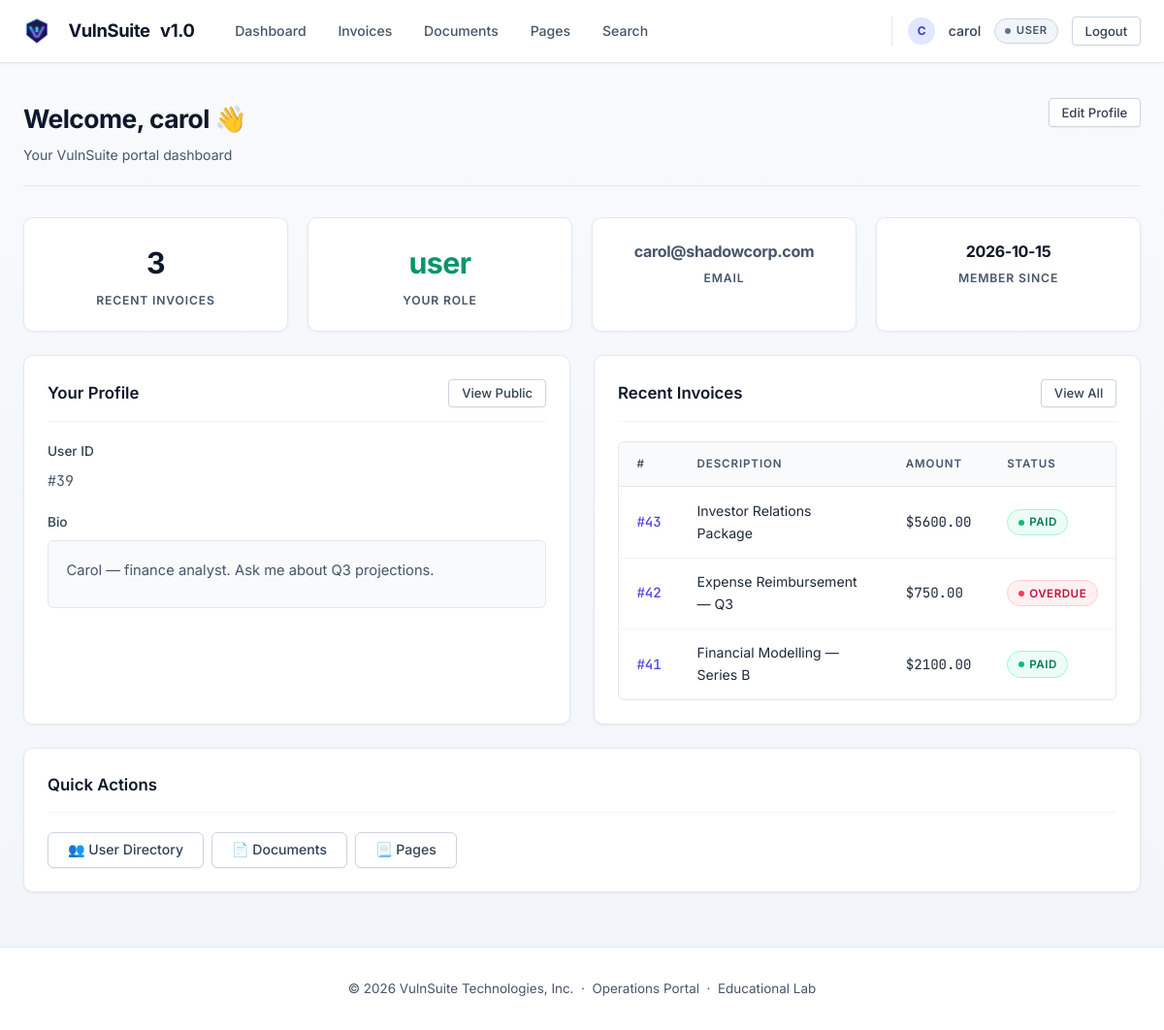
The page /dashboard (signed in) on the database its author committed.
### tables this page shows
CREATE TABLE users (
        id          INTEGER PRIMARY KEY AUTOINCREMENT,
        username    TEXT UNIQUE NOT NULL,
        email       TEXT UNIQUE NOT NULL,
        password    TEXT NOT NULL,
        role        TEXT NOT NULL DEFAULT 'user',
        bio         TEXT DEFAULT '',
        website     TEXT DEFAULT '',
        created_at  TEXT DEFAULT (datetime('now'))
    );

CREATE TABLE invoices (
        id          INTEGER PRIMARY KEY AUTOINCREMENT,
        user_id     INTEGER NOT NULL,
        amount      REAL NOT NULL,
        description TEXT NOT NULL,
        status      TEXT DEFAULT 'pending',
        discount_redeemed INTEGER DEFAULT 0,
        created_at  TEXT DEFAULT (datetime('now')),
        FOREIGN KEY (user_id) REFERENCES users(id)
    );

### routes/profile_routes.py (the view)
@profile_bp.route("/dashboard")
@login_required
def dashboard():
    user = current_user()
    db   = get_db()
    me   = db.execute("SELECT * FROM users WHERE id=?", (user["id"],)).fetchone()
    invoices = db.execute(
        "SELECT * FROM invoices WHERE user_id=? ORDER BY id DESC LIMIT 5",
        (user["id"],)
    ).fetchall()
    return render_template("profile/dashboard.html", me=me, invoices=invoices)

### auth.py (called while the page is built)
def current_user():
    return {
        "id":       session.get("user_id"),
        "username": session.get("username"),
        "role":     session.get("role"),
    } if "user_id" in session else None

def login_required(f):
    @wraps(f)
    def decorated(*args, **kwargs):
        if not current_user():
            return redirect(url_for("auth.login"))
        return f(*args, **kwargs)
    return decorated

### db.py (called while the page is built)
def get_db():
    if "db" not in g:
        db_path = current_app.config["DATABASE"]
        g.db = sqlite3.connect(db_path, detect_types=sqlite3.PARSE_DECLTYPES,
                               timeout=10)
        g.db.row_factory = sqlite3.Row
        g.db.execute("PRAGMA busy_timeout = 8000")
    return g.db

### templates/profile/dashboard.html (shortened to what this page needs)
{% extends "base.html" %}
{% block content %}
<div class="page-header">
  <div>
    <h1 class="page-title">Welcome, {{ me['username'] }} 👋</h1>
    <p class="page-sub">Your VulnSuite portal dashboard</p>
  </div>
  <a href="{{ url_for('profile.edit_profile') }}" class="btn btn-ghost btn-sm">Edit Profile</a>
</div>
<div class="grid-4 mb-3">
  <div class="stat-card">
    <div class="stat-value">{{ invoices | length }}</div>
    <div class="stat-label">Recent Invoices</div>
  </div>
  <div class="stat-card">
    <div class="stat-value" style="color:var(--green);">{{ me['role'] }}</div>
    <div class="stat-label">Your Role</div>
  </div>
  <div class="stat-card">
    <div class="stat-value" style="font-size:1rem;color:var(--text-muted);">
      {{ me['email'] }}
    </div>
    <div class="stat-label">Email</div>
  </div>
  <div class="stat-card">
    <div class="stat-value" style="font-size:1rem;">
      {{ me['created_at'][:10] if me['created_at'] else '—' }}
    </div>
    <div class="stat-label">Member Since</div>
  </div>
</div>
<div class="grid-2">
  <div class="card">
    <div class="card-header">
      <span class="card-title">Your Profile</span>
      <a href="{{ url_for('profile.view_profile', username=me['username']) }}" class="btn btn-ghost btn-sm">View Public</a>
    </div>
    <div class="form-group">
      <label>User ID</label>
      <div class="mono text-muted">#{{ me['id'] }}</div>
    </div>
    <div class="form-group">
      <label>Bio</label>
      <div class="bio-box text-muted">{{ me['bio'] or 'No bio set.' }}</div>
    </div>
  </div>
  <div class="card">
    <div class="card-header">
      <span class="card-title">Recent Invoices</span>
      <a href="{{ url_for('invoice.my_invoices') }}" class="btn btn-ghost btn-sm">View All</a>
    </div>
    {% if invoices %}
    <div class="table-wrap">
      <table>
        <thead>
          <tr><th>#</th><th>Description</th><th>Amount</th><th>Status</th></tr>
        </thead>
        <tbody>
          {% for inv in invoices %}
          <tr>
            <td class="td-id">
              <a href="{{ url_for('invoice.view_invoice', invoice_id=inv['id']) }}">#{{ inv['id'] }}</a>
            </td>
            <td>{{ inv['description'] }}</td>
            <td class="mono">${{ "%.2f"|format(inv['amount']) }}</td>
            <td><span class="status-pill status-{{ inv['status'] }}">{{ inv['status'] }}</span></td>
          </tr>
          {% endfor %}
        </tbody>
      </table>
    </div>
    {% else %}
    <p class="text-muted" style="font-size:0.9rem;">No invoices yet.</p>
    {% endif %}
  </div>
</div>
<div class="card mt-3">
  <div class="card-header"><span class="card-title">Quick Actions</span></div>
  <div class="flex gap-1" style="flex-wrap:wrap;">
    <a href="{{ url_for('profile.user_list') }}"        class="btn btn-ghost">👥 User Directory</a>
    <a href="{{ url_for('document.view_document') }}"   class="btn btn-ghost">📄 Documents</a>
    <a href="{{ url_for('page.render_page') }}"          class="btn btn-ghost">📃 Pages</a>
  </div>
</div>
{% endblock %}

### templates/base.html (shortened to what this page needs)
<!DOCTYPE html>
<html lang="en">
<head>
  <link rel="stylesheet" href="{{ url_for('static', filename='css/main.css') }}" />
</head>
<body>
  <nav class="navbar">
    <div class="nav-inner">
      <a href="{{ url_for('index') }}" class="nav-brand">
        <img src="{{ url_for('static', filename='img/logo.svg') }}" alt="VulnSuite Logo" class="brand-logo" width="28" height="28" style="vertical-align: middle; margin-right: 8px;" />
        <span class="brand-name">VulnSuite</span>
        <span class="brand-pill">v1.0</span>
      </a>
      {% if current_user %}
      <div class="nav-links">
        <a href="{{ url_for('profile.dashboard') }}"   class="nav-link">Dashboard</a>
        <a href="{{ url_for('invoice.my_invoices') }}" class="nav-link">Invoices</a>
        <a href="{{ url_for('document.view_document') }}" class="nav-link">Documents</a>
        <a href="{{ url_for('page.render_page') }}"    class="nav-link">Pages</a>
        <a href="{{ url_for('extra.search_invoices') }}" class="nav-link">Search</a>
      </div>
      <div class="nav-user">
        <span class="user-avatar" style="width:28px;height:28px;border-radius:50%;background:#e0e7ff;color:#4338ca;display:inline-flex;align-items:center;justify-content:center;font-weight:700;font-size:0.75rem;">{{ current_user.username[:1].upper() }}</span>
        <span class="nav-username">{{ current_user.username }}</span>
        <span class="role-badge role-{{ current_user.role | replace('-','_') }}">{{ current_user.role }}</span>
        <a href="{{ url_for('auth.logout') }}" class="btn btn-sm btn-ghost">Logout</a>
      </div>
      {% else %}
      <div class="nav-links">
        <a href="{{ url_for('auth.login') }}"    class="btn btn-sm btn-primary">Login</a>
        <a href="{{ url_for('auth.register') }}" class="btn btn-sm btn-ghost">Register</a>
      </div>
      {% endif %}
    </div>
  </nav>
  <main class="main-content">
    {% block content %}{% endblock %}
  </main>
  <footer class="site-footer">
    <p>© 2026 VulnSuite Technologies, Inc. &nbsp;·&nbsp; Operations Portal &nbsp;·&nbsp; <span class="footer-badge">Educational Lab</span></p>
  </footer>
</body>
</html>

### rows shown on the page
users: username "carol", role "USER", role "user", email "carol@shadowcorp.com", created_at "2026-10-15", id "39", bio "Carol — finance analyst. Ask me about Q3 projections."
invoices: id "43", description "Investor Relations Package", amount "5600.00", status "PAID"
invoices: id "42", description "Expense Reimbursement — Q3", amount "750.00", status "OVERDUE"
invoices: id "41", description "Financial Modelling — Series B", amount "2100.00", status "PAID"

### other values the page prints
{{ current_user.username[:1].upper() }} "C"
{{ invoices | length }} "3"
